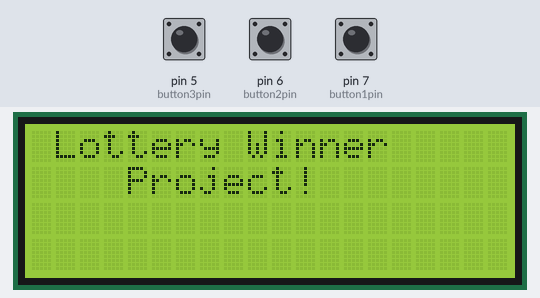
Bench run of a sketch on a simulated Arduino Uno, built with avr-gcc and run on an emulated ATmega328P. On the bench: 20×4 character LCD. The test bench sets the inputs (shaded band); at power-on: pin 6 (button2pin) LOW, pin 7 (button1pin) LOW, pin 5 (button3pin) LOW. The local clock reads 2024-03-15 10:24:30 at power-on unless the sketch sets it; storage starts empty; random numbers use the default seed unless the sketch sets one.

Above: at 4.0 s.
4.1 s: pin 6 (button2pin) pulled HIGH for 0.15 s
At 4.5 s:
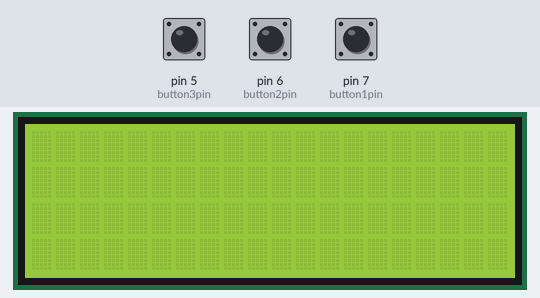
7.0 s: pin 7 (button1pin) pulled HIGH for 3.2 s
At 11.0 s:
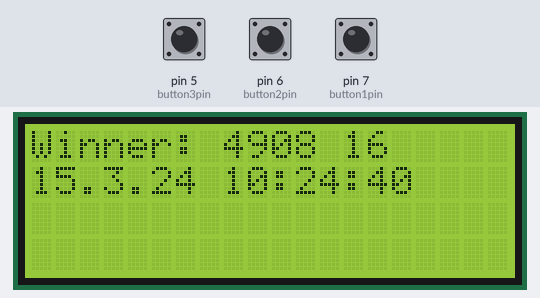
11.7 s: pin 7 (button1pin) pulled HIGH for 0.15 s
At 12.8 s:
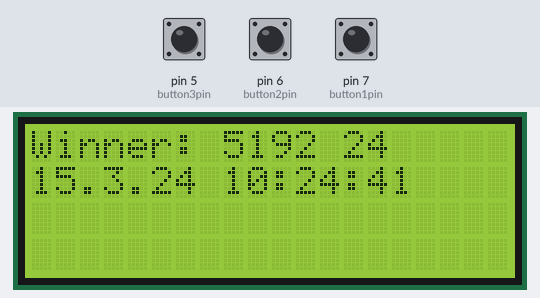
15.0 s: pin 6 (button2pin) pulled HIGH for 1 s
At 15.7 s:
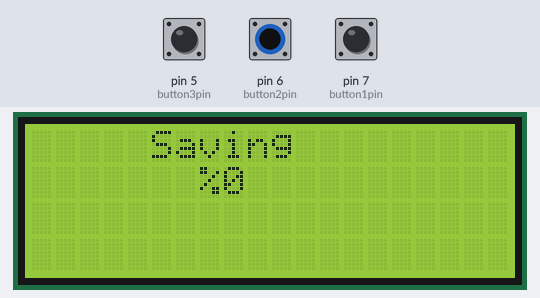
18.2 s: pin 6 (button2pin) pulled HIGH for 3.2 s
At 20.68 s:
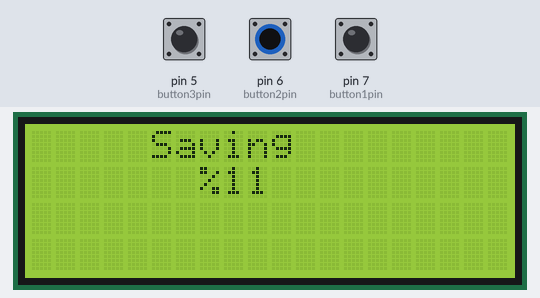
Timing chart, 0 to 22.2 s (numbered marks = the images above; inputs shaded):
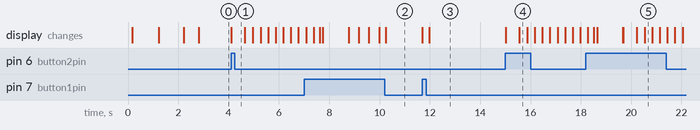

Measured:
- after the input at 4.1 s, the display: changes at once (image 1)
- after the input at 11.7 s, the display: first changes at once (image 3 shows a later state)
- after the input at 15.0 s, the display: first changes at once (image 4 shows a later state)

The sketch:

lwp.ino
```cpp
#include <Wire.h>
#include <LiquidCrystal_I2C.h>
#include "RTClib.h"
#include <SD.h>
#include <SPI.h>

File file;

RTC_DS1307 rtc;
LiquidCrystal_I2C lcdekran(0x27,20,4);
int dy,mnth,yr,hr,mnt,scnd;
int randNumber;
long oldnumber;
int randarray;
const int button1pin=7;
const int button2pin=6;
const int button3pin=5;
int myarray[49]={};
int x;

void setup () {
  Serial.begin(9600);
  lcdekran.init();
  lcdekran.backlight();

  while (!Serial);
  delay(100);
  if (! rtc.begin()) {
    lcdekran.print("Couldn't find RTC");
    delay(1000);
    lcdekran.clear();
    Serial.flush();
    while (1) delay(10);
  }else{
    lcdekran.print("RTC is ready");
    delay(1000);
    lcdekran.clear();
    }

  if(SD.begin(10)){
    lcdekran.print("SD Card is ready");
    delay(1000);
    lcdekran.clear();

    }else{
      lcdekran.print("Error");
    delay(1000);
    lcdekran.clear();
         }
         for(int i=0;i<=50;i++){
      myarray[i]=randNumber;
      File file = SD.open("ticketss.txt",FILE_WRITE);
      file.print(i);
      file.print(". Bilet =");
      file.print(myarray[i]);
      file.print("\n");
      randNumber= random(1000,9999);
      file.close();
      }


    mainmenu();

}
void mainmenu(){
   lcdekran.clear();
   lcdekran.setCursor(1,0);
   lcdekran.print("Lottery Winner");
   lcdekran.setCursor(4,1);
   lcdekran.print("Project!");

  }

void number(){

  lcdekran.clear();
  randarray= random(0,50);
  x=myarray[randarray];
  delay(100);
  lcdekran.setCursor(0,0);
  lcdekran.print("Winner: ");
  lcdekran.print(x);
  lcdekran.print(" ");
  lcdekran.print(randarray);

  }
void date(){
    DateTime now = rtc.now();
    dy= now.day();
    mnth = now.month();
    yr=now.year();
    hr=now.hour();
    mnt=now.minute();
    scnd=now.second();
    lcdekran.setCursor(0,1);
    lcdekran.print(dy);
    lcdekran.print(".");
    lcdekran.print(mnth);
    lcdekran.print(".");
    lcdekran.print(yr-2000);
    lcdekran.print(" ");
    lcdekran.print(hr);
    lcdekran.print(":");
    lcdekran.print(mnt);
    lcdekran.print(":");
    lcdekran.print(scnd);

  }
void save(){
    lcdekran.clear();
    if(oldnumber==randarray){
      lcdekran.print("Please draw lot!");
      delay(1000);
      return mainmenu();
      }
    File file = SD.open("lw.txt",FILE_WRITE);
    delay(500);
    file.print("Winner: ");
    file.print(x);
    file.print(" ");
    file.print("DateTime: ");
    file.print(dy);
    file.print(".");
    file.print(mnth);
    file.print(".");
    file.print(yr-2000);
    file.print(" ");
    file.print(hr);
    file.print(":");
    file.print(mnt);
    file.print(":");
    file.print(scnd);
    file.print(" Bilet sayısı:");
    file.print(randarray);
    file.print("\n");
    file.close();
    for(int i=0;i<=99;i++){
      delay(20);
      lcdekran.setCursor(5,0);
      lcdekran.print("Saving");
      lcdekran.setCursor(7,1);
      lcdekran.print("%");
      lcdekran.print(i);
    }
    delay(100);
    lcdekran.clear();
    lcdekran.setCursor(3,0);
    lcdekran.print("Data saved");
    lcdekran.setCursor(2,1);
    lcdekran.print("Succesfully!");
    delay(1000);
    mainmenu();
  }
  void oku(){

    file = SD.open("lw.txt");
    while(file.available()){
      Serial.write(file.read());
      }
    file.close();
    delay(500);

    }

void loop () {
    if(digitalRead(button1pin)==1){
      number();
      date();

    }
    if(digitalRead(button2pin)==1){
      save();
      }
      if(digitalRead(button3pin)==1){
        oku();
        }


}
```
